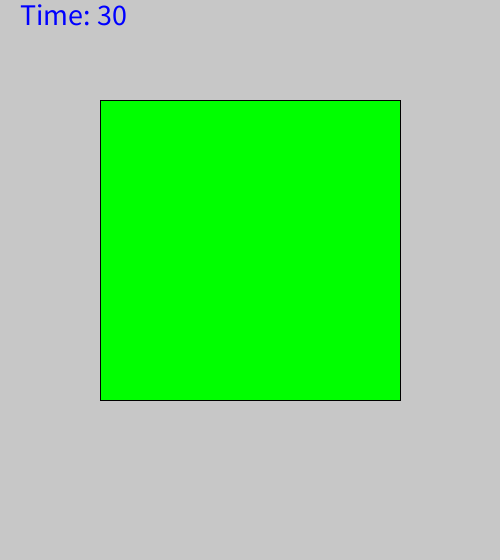
Frame 1 (no input)
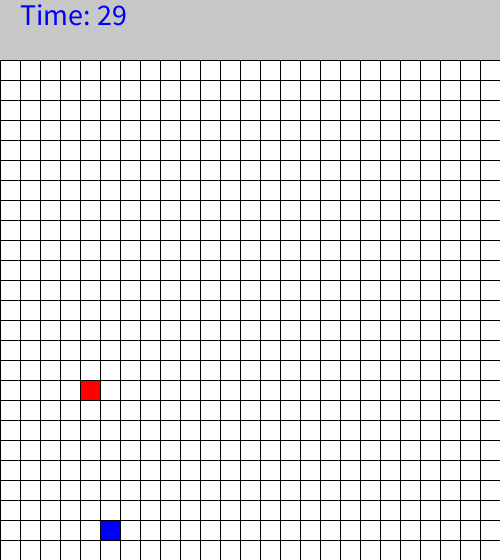
Frame 60 (the mouse pressed at the canvas centre just before this capture)
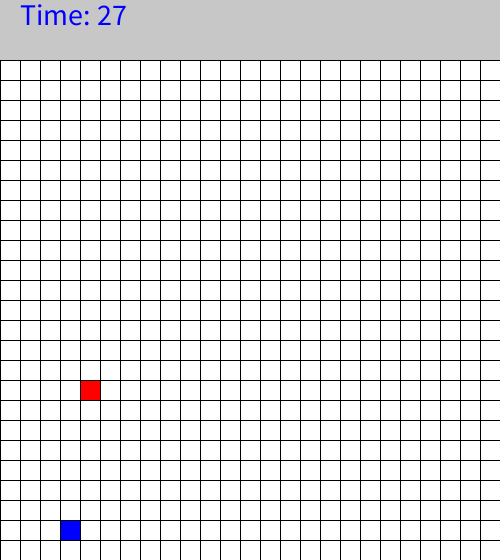
Frame 120 (the mouse held since frame 60 and released just before this capture)

The Processing sketch that drew these frames (run headless with seeded random() and noise(); from frame 60 on, the mouse is pressed at the canvas centre):

// Processing sketch: snake_2
// ── snake_2.pde
int n = 25, m = 25; //地圖橫格數, 地圖直格數
int cw, ch; //格子寬度, 格子高度
int[] map; //食物位置
int[] snakex = new int[100]; //蛇x位置
int[] snakey = new int[100]; //蛇y位置
int snakesize = 1; //蛇大小
int timer = 0; //用來判斷蛇要移動了嗎
int t = 30; //速度
int direction = 0; //蛇移動方向
int foods = 0;
int timer_c = 30;
int count;

void setup()
{
  size(500, 560);
  cw= width/n;
  ch=(height-60)/m;
  map = new int[n*m];
  for (int i=0; i < n*m; i++)
  {
    map[i]= 0;
  }
  int food = (int)random(n*m);
  map[food]=1;
  snakex[0]= (int)random(n);
  snakey[0]= (int)random(3, m+3);
}

void draw()
{
  background(199);
  if (foods == 5) win();
  else if (count>0 && snakex[0] >= 0 && snakey[0] >= 3 && snakex[0] != n && snakey[0] != m+3) {
    drawmap();
    drawsnake();
    timer++;
    if (( timer % t)==0) {
      move();
      check();

      timer =0;
    }
  } else gameover();
  count=timer_c-millis()/1000;
  fill(0, 0, 255);
  textSize(30);
  if (count>=0)  text("Time: "+count, 20, 25);
}

void check() //檢查食物是否被吃，並生成新的
{
  int newpsnakex = snakex[0];
  int newpsnakey = snakey[0];
  if (snakey[0] >= 3 && snakey[0] <= m+2) {

    if (map[(newpsnakey-3)*n+ newpsnakex] ==1)
    {
      foods++;
      println("吃了 "+foods+" 個");

      int lsnakex = snakex[snakesize-1];
      int lsnakey = snakey[snakesize-1];

      map[(newpsnakey-3)*n+ newpsnakex]=0;
      int food = (int)random(n*m);
      map[food]=1;
      snakesize++;

      snakex[snakesize-1] = lsnakex;
      snakey[snakesize-1] = lsnakey;
    }
  }
}

void keyPressed()
{
  char c=key;
  switch(c)
  {
  case 'a':
    direction =0;
    break;
  case 'd':
    direction =3;
    break;
  case 'w':
    direction =1;
    break;
  case 's':
    direction =2;
    break;
  }
}

void move()
{
  for (int i = snakesize-1; i>0; i--)
  {
    snakex[i ]=snakex[i-1 ]; //snakex[0]是頭，所以把snakex[0]清出來放新頭
    snakey[i ]=snakey[i-1 ];
  }
  int newpsnakex = snakex[0]; //蛇新位置
  int newpsnakey = snakey[0];
  switch(direction)
  {
  case 0: //往左
    newpsnakex--;
    break;
  case 1: //往上
    newpsnakey--;
    break;
  case 2: //往下
    newpsnakey++;
    break;
  case 3: //往右
    newpsnakex++;
    break;
  }

  snakex[0]=newpsnakex; //套用
  snakey[0]=newpsnakey;
}

void drawmap() {
  int count =0;
  for ( int i=0; i < m; i++)
  {
    for ( int j = 0; j < n; j ++)
    {
      if ( map[count]==1)
      {
        fill(255, 0, 0); //食物
      } else
        fill(255);
      rect( j*cw, (i+3)*ch, cw, ch); //j在前，從左到右，i在前，從上到下
      count++;
    }
  }
}

void drawsnake() {
  fill(0, 0, 255);
  for ( int i = 0; i < snakesize; i++)
  {
    int psnakex = snakex[i]; //蛇現在的x
    int psnakey = snakey[i]; //蛇現在的y
    rect(psnakex*cw, psnakey*ch, cw, ch);
  }
}

void gameover() {
  fill(0, 255, 0);
  rect(100, 100, 300, 300);
}

void win() {
  fill(255, 255, 0);
  rect(100, 100, 300, 300);
}
